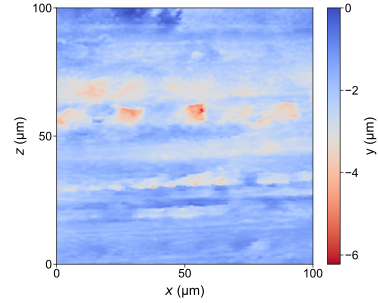

The Python source for this figure:
###
main_folder = 'E:/manuscrit_these/'
main_folder = '../'

with open(main_folder + "parameters.py", 'r') as f:
        exec(f.read())

from matplotlib import cm
from scipy.ndimage import gaussian_filter
from mpl_toolkits.axes_grid1 import make_axes_locatable


X,Y,Z = np.load(main_folder+"data_for_figures/dataprofilo.npy")

Z1 = gaussian_filter(Z, sigma=2)
Z2 = gaussian_filter(Z, sigma=3)

Z1-=np.min(Z1)

Z1=-Z1

X-=np.min(X)
Y-=np.min(Y)
X*=100/np.max(X)
Y*=100/np.max(Y)

fig,ax = plt.subplots(1)
fig.set_size_inches(size_fig_profiloplot_zoom )

divider = make_axes_locatable(ax)
cax = divider.append_axes('right', size='5%', pad=0.15)

im = ax.imshow(Z1, cmap=cm.coolwarm.reversed(), extent=[np.min(X), np.max(X), np.min(Y), np.max(Y)])

fig.colorbar(im, cax=cax, orientation='vertical',label='y (µm)', ticks=[-6,-4,-2,0])

ax.set_xticks([0,50,100])
ax.set_yticks([0,50,100])
ax.set_xlabel('$x$ (µm)')
ax.set_ylabel('$z$ (µm)')
fig.subplots_adjust(left=0.15, right=0.9, bottom=0.1, top=1)



plt.savefig(main_folder + "Figures_chap_intro/profiloplot_zoom.png",dpi=1200)
plt.savefig(main_folder + "Figures_chap_intro/profiloplot_zoom.pdf",dpi=1200)
plt.savefig(main_folder + "Figures_chap_intro/profiloplot_zoom.svg",dpi=1200)
plt.close('all')
##

"""
fig = plt.figure()
ax = fig.add_subplot(111, projection='3d')

# Plot the surface
surf = ax.plot_surface(X, Y, Z2, cmap=cm.coolwarm)

# Add a color bar which maps values to colors
fig.colorbar(surf)

plt.show()
"""
